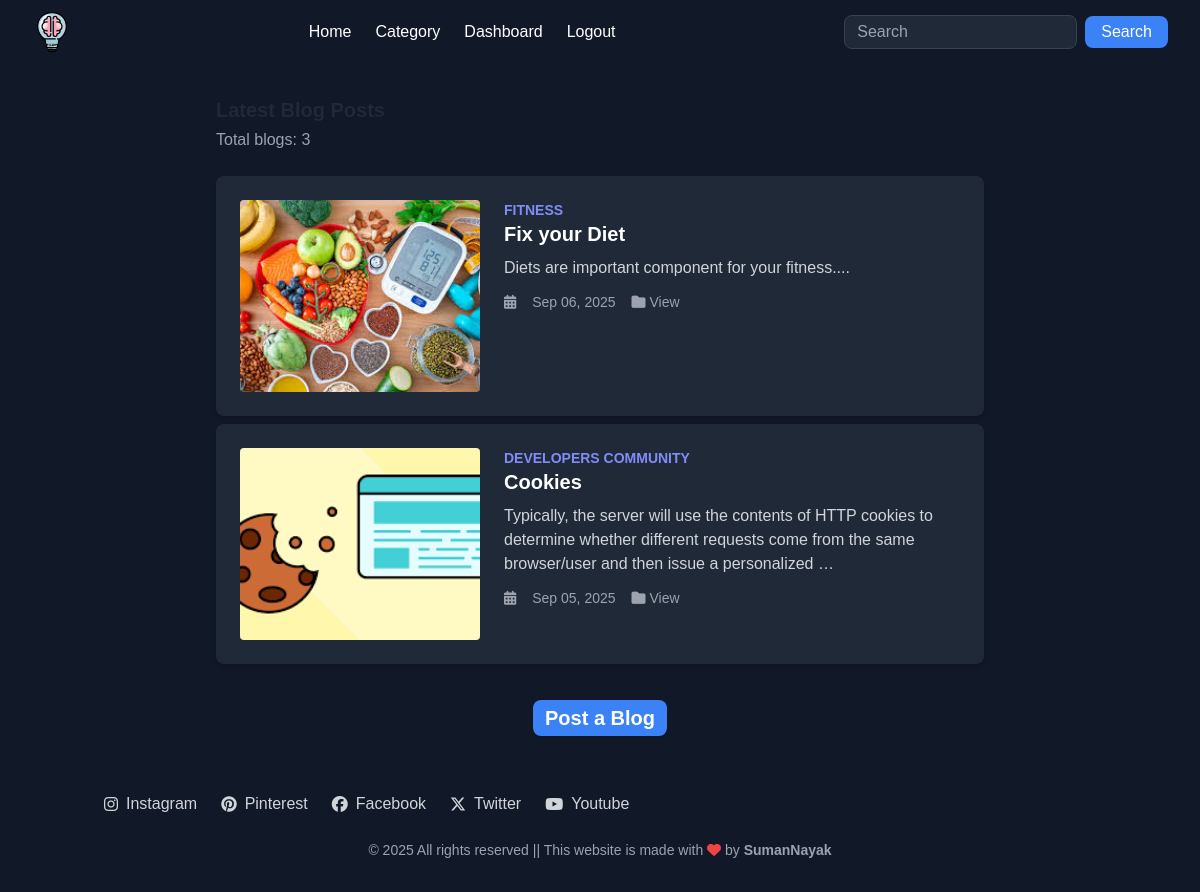
The app's page /, older data.
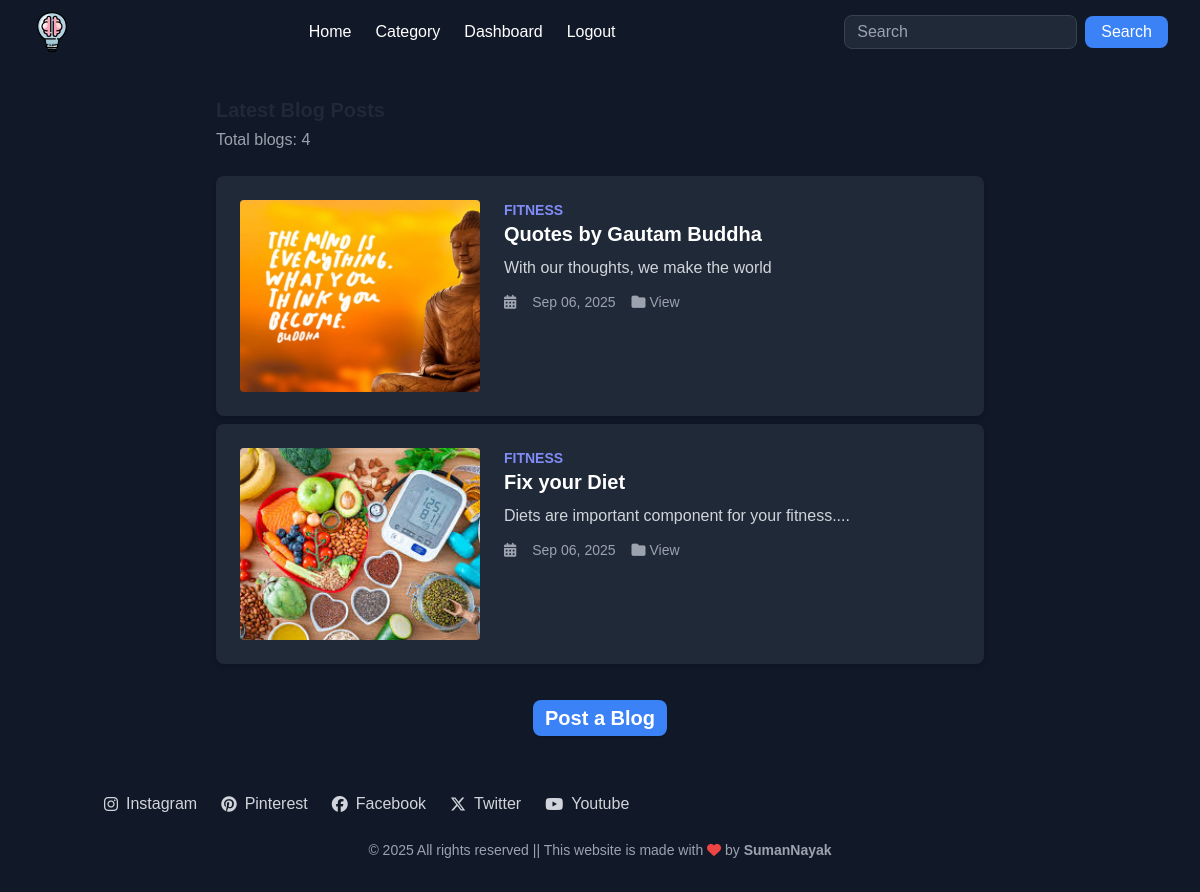
The same page, newer data.
### post/models.py (models this page shows, shortened)
class Catblog(models.Model):
    category = models.ForeignKey(Category, on_delete=models.CASCADE)
    slug=models.CharField(max_length=150,null=False,blank=False)
    title=models.CharField(max_length=150,null=False,blank=False)
    blog_image=models.ImageField(upload_to=get_image_path,null=True,blank=True)
    small_description=models.CharField(max_length= 250,null=False,blank=False)
    descriptions=models.TextField(max_length= 500,null=False,blank=False)
    author = models.ForeignKey(User,on_delete=models.CASCADE)
    status=models.BooleanField(default=False,help_text="0=default,1=Trending")
    trending=models.BooleanField(default=False,help_text="0=default,1=Trending")
    tag=models.CharField(max_length=150,null=False,blank=False)
    meta_title=models.CharField(max_length=150,null=False,blank=False)
    meta_keywords=models.CharField(max_length=150,null=False,blank=False)
    created_at=models.DateTimeField(auto_now_add=True)
    class Meta:
        ordering = ('-created_at',)

class Category(models.Model):
    slug=models.CharField(max_length=150,null=False,blank=False)
    name=models.CharField(max_length=150,null=False,blank=False)
    image=models.ImageField(upload_to=get_file_path,null=True,blank=True)
    descriptions=models.TextField(max_length= 500,null=False,blank=False)
    status=models.BooleanField(default=False,help_text="0=default,1=Trending")
    meta_title=models.CharField(max_length=150,null=False,blank=False)
    meta_keywords=models.CharField(max_length=150,null=False,blank=False)
    created_at=models.DateTimeField(auto_now_add=True)
    def __str__(self):
        return str(self.name)

### post/views.py (the view)
# urls.py: path('', views.index,name='home'),
def index(request):
    query = request.GET.get("q")  # search query
    cat = Catblog.objects.all()
    if query:
        cat = cat.filter(
            Q(meta_keywords__icontains=query) |
            Q(slug__icontains=query) |
            Q(title__icontains=query)  # optional if you want to include title
        )
    if request.method == "POST":
        form = PostForm(request.POST, request.FILES)
        if form.is_valid():
            post = form.save(commit=False)
            post.author = request.user
            post.save()
            form.save_m2m()
            messages.success(request, "Post created successfully!")
            return redirect("/")
        else:
            messages.error(request, "Please correct the errors below.")
    else:
        form = PostForm()
    context = {
        "cat": cat,
        "form": form
    }
    return render(request, 'index.html', context)

### templates/index.html (shortened to what this page needs)
{% extends 'base.html' %}
{% load crispy_forms_tags %}
{% load static %}
{% block content %}
  <div class="flex-1 p-6 bg-gray-900">
  <div class="max-w-3xl mx-auto">
    <h2 class="text-xl font-bold mb-1 mt-2 flex justify-between items-center text-gray-800 dark:text-gray-100">
      </h2>
    <p class="text-gray-400 mb-6">Total blogs: {{ cat.count }}</p>
    {% for c in cat|slice:":2" %}
    <div class="bg-gray-800 p-6 rounded-lg shadow-md mb-2">
      <div class="flex flex-col md:flex-row">
        <div class="md:w-1/3 h-48 bg-cover bg-center rounded"
             style="background-image: url('{{ c.blog_image.url }}');"></div>
        <div class="md:w-2/3 md:pl-6 mt-4 md:mt-0">
          <div class="text-sm text-indigo-400 font-semibold uppercase">
            {{ c.category.name }}
          </div>
          <h3 class="text-xl font-bold mb-2 text-white">{{ c.title }}</h3>
          <p class="text-gray-300">{{ c.descriptions|truncatewords:25 }}</p>
          <div class="text-gray-400 mt-3 flex items-center space-x-4 text-sm">
            <i class="fas fa-calendar-alt"></i>
            <span>{{ c.created_at|date:"M d, Y" }}</span>
            <a href="{% url 'blog_view' c.category.slug c.slug %}" class="hover:text-blue-400"><i class="fas fa-folder"></i> View</a>
          </div>
        </div>
      </div>
    </div>
    {% empty %}
      <p class="text-gray-400">No results found for "{{ request.GET.q }}"</p>
    {% endfor %}
  </div>
</div>
<h2 class="text-xl font-bold mb-6 mt-1 flex justify-center items-center text-gray-800 dark:text-gray-100">
  {% if user.is_authenticated %}
    <button
      type="button"
      class="bg-blue-500 hover:bg-blue-600 text-white py-2 px-6 rounded-lg shadow transition-transform hover:scale-105"
      onclick="openAccordionAndScroll('accordionForm')">
      Post a Blog
    </button>
  {% else %}
    <a href="{% url 'login' %}"
       class="bg-blue-500 hover:bg-blue-600 text-white py-1 px-3 rounded-lg shadow transition-transform hover:scale-105">
      Post a Blog
    </a>
  {% endif %}
</h2>
 {% endblock %}

Row changes from the older to the newer data that the page shows:
no longer on this page (row unchanged): Catblog: blog_image (picture), category.name "DEVELOPERS COMMUNITY", title "Cookies", descriptions "Typically, the server will use the contents of HTTP cookies to determine whether different requests come from the same browser/user and then issue a personalized …", created_at "Sep 05, 2025"
added Catblog: blog_image (picture), category.name "FITNESS", title "Quotes by Gautam Buddha", descriptions "With our thoughts, we make the world", created_at "Sep 06, 2025"
Text that changed along with them:
{{ cat.count }}: "3" → "4"
